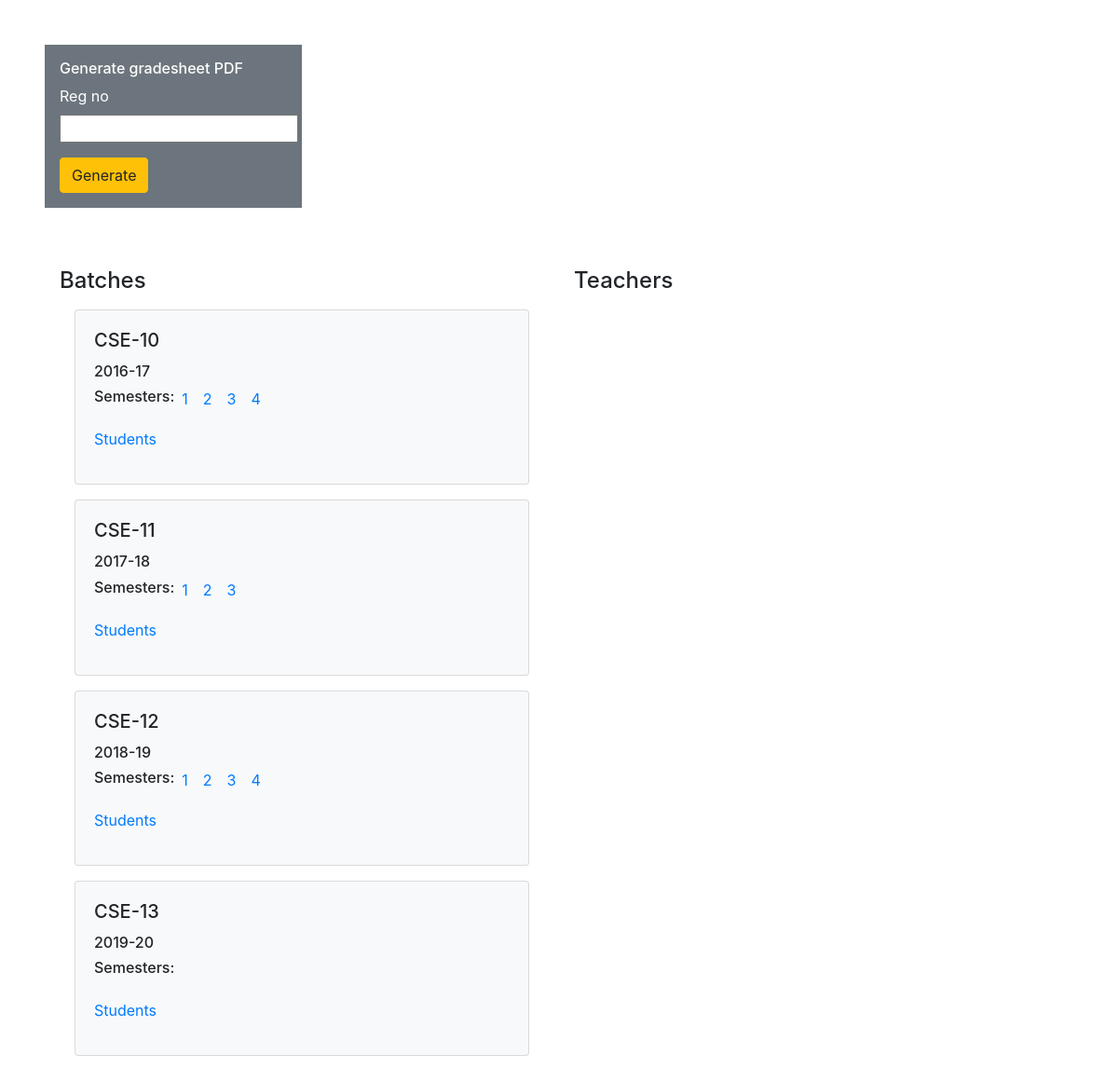
Before: / with the older database file.
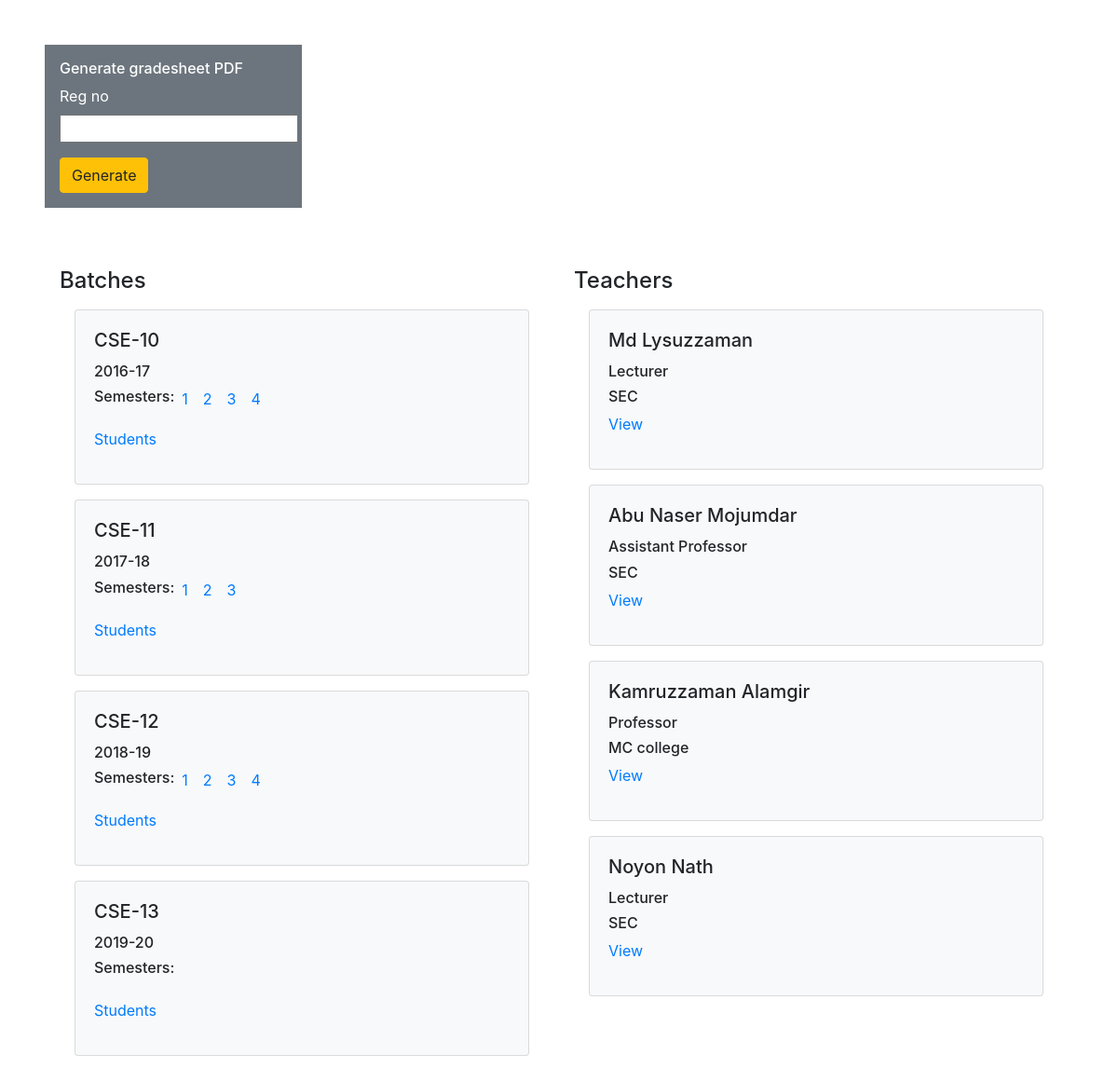
After: the same page with the newer database file.
### main/models.py (models this page shows)
class Batch(models.Model):
    id = models.AutoField
    batch_id = models.CharField(max_length=18, default="") # It shall be removed later, all the work will be modified accrodingly
    batch_no = models.CharField(max_length=6, default="")
    session = models.CharField(max_length=8, default="")

class Semester(models.Model):
    id = models.AutoField
    batch_no = models.CharField(max_length=8, default="")
    semester_no = models.IntegerField(default=None)

class Teacher(models.Model):
    id = models.AutoField
    name = models.CharField(max_length=60, default="")
    designation = models.CharField(max_length=60, default="")
    institute = models.CharField(max_length=100, default="")
    department = models.CharField(max_length=100, default="")

### RMS1/views.py (the view, shortened to what this page needs)
# urls.py: path('', views.dashboard, name="dashboard"),
def dashboard(request):
    teachers = Teacher.objects.all()
    batches_collection = Batch.objects.all()
    batches = list()
    for batch in batches_collection:
        new_dict = dict()
        semester_list = Semester.objects.filter(batch_no=batch.batch_no)
        new_list = list()
        for semester in semester_list:
            new_list.append(semester)
        new_dict['batch_id'] = batch.batch_id
        new_dict['batch_no'] = batch.batch_no
        new_dict['session'] = batch.session
        new_dict['semesters'] = new_list
        batches.append(new_dict)
    return render(request, 'index.html', {'batches' : batches, 'teachers' : teachers})

### RMS1/templates/index.html (shortened to what this page needs)
{% extends 'main/base.html' %}
{% block body %}
<section class="gradesheet_generator m-5">
    <form method="post" class="w-25 bg-secondary text-white p-3"> {% csrf_token %}
        <h6>Generate gradesheet PDF</h6>
        <div class="form-group">
            <label for="session">Reg no</label>
            <input type="text" name="reg_no" id="reg_no" required>
        </div>
        <button type="submit" class="btn btn-warning">Generate</button>
    </form>
</section>
<section class="row m-5">
    <section class="batch-list p-3 col">
        <h4>Batches</h4>
        {% for batch in batches %}
        <div class="card bg-light m-3">
            <div class="card-body">
                <h5 class="card-title">{{batch.batch_no}}</h5>
                <h6 class="card-text">{{batch.session}}</h6>
                <ul class="list-unstyled d-flex">
                    <h6>Semesters: </h6>
                    {% for semester in batch.semesters %}
                        {% if semester.batch_no == batch.batch_no  %}
                            <li class="mx-2">
                                <a href="main/semester_view/{{semester.batch_no}}/{{semester.semester_no}}">{{semester.semester_no}}</a>
                            </li>
                        {% endif %}
                    {% endfor %}
                </ul>
                <p><a href="main/students_view/{{batch.batch_no}}">Students</a></p>
            </div>
        </div>
        {% endfor %}
    </section>
    <section class="teacher-list p-3 col">
        <h4>Teachers</h4>
        {% for teacher in teachers %}
        <div class="card bg-light m-3">
            <div class="card-body">
                <h5 class="card-title">{{teacher.name}}</h5>
                <h6 class="card-text">{{teacher.designation}}</h6>
                <h6 class="card-text">{{teacher.institute}}</h6>
                <p><a href="#">View</a></p>
            </div>
        </div>
        {% endfor %}
    </section>
</section>
{% endblock %}

### main/templates/main/base.html (shortened to what this page needs)
<!doctype html>
<html lang="en">
  <head>
    <link rel="stylesheet" href="https://cdn.jsdelivr.net/npm/bootstrap@4.6.1/dist/css/bootstrap.min.css">
    <link rel="stylesheet" href="https://cdnjs.cloudflare.com/ajax/libs/OwlCarousel2/2.3.4/assets/owl.carousel.min.css" />
    <link rel="stylesheet" href="https://cdnjs.cloudflare.com/ajax/libs/OwlCarousel2/2.3.4/assets/owl.theme.default.min.css" />
    <link rel="stylesheet" href= {% block css_link %}{% endblock %} />
  </head>
  <body>
    {% block body %}{% endblock %}
  </body>
</html>

Changed rows visible on the page:
added Teacher: name "Md Lysuzzaman", designation "Lecturer", institute "SEC"
added Teacher: name "Abu Naser Mojumdar", designation "Assistant Professor", institute "SEC"
added Teacher: name "Kamruzzaman Alamgir", designation "Professor", institute "MC college"
added Teacher: name "Noyon Nath", designation "Lecturer", institute "SEC"
